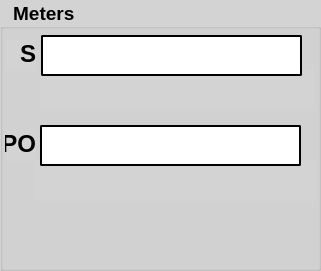
     <widget class="QGroupBox" name="Meter_groupBox">
      <property name="geometry">
       <rect>
        <x>350</x>
        <y>610</y>
        <width>321</width>
        <height>271</height>
       </rect>
      </property>
      <property name="font">
       <font>
        <pointsize>14</pointsize>
        <bold>true</bold>
       </font>
      </property>
      <property name="styleSheet">
       <string notr="true">QWidget{ background-color: lightgray;}</string>
      </property>
      <property name="title">
       <string>  Meters</string>
      </property>
      <widget class="QProgressBar" name="S_meter_progressBar">
       <property name="geometry">
        <rect>
         <x>41</x>
         <y>35</y>
         <width>261</width>
         <height>41</height>
        </rect>
       </property>
       <property name="font">
        <font>
         <family>Liberation Mono</family>
         <pointsize>18</pointsize>
         <bold>true</bold>
        </font>
       </property>
       <property name="styleSheet">
        <string notr="true">QProgressBar {border: 2px solid black; border-radius: 2px; text-align: center; background: white;}
QProgressBar::chunk {background: green; border-radius: 0px; margin: 0px;}</string>
       </property>
       <property name="maximum">
        <number>255</number>
       </property>
       <property name="value">
        <number>0</number>
       </property>
       <property name="alignment">
        <set>Qt::AlignmentFlag::AlignLeading|Qt::AlignmentFlag::AlignLeft|Qt::AlignmentFlag::AlignVCenter</set>
       </property>
       <property name="textVisible">
        <bool>true</bool>
       </property>
       <property name="orientation">
        <enum>Qt::Orientation::Horizontal</enum>
       </property>
       <property name="format">
        <string/>
       </property>
       <property name="peak" stdset="0">
        <number>0</number>
       </property>
       <property name="average" stdset="0">
        <number>0</number>
       </property>
       <property name="hold" stdset="0">
        <number>0</number>
       </property>
       <property name="samples" stdset="0">
        <cstring></cstring>
       </property>
      </widget>
      <widget class="QLabel" name="S_meter_label_1">
       <property name="geometry">
        <rect>
         <x>40</x>
         <y>70</y>
         <width>274</width>
         <height>41</height>
        </rect>
       </property>
       <property name="text">
        <string/>
       </property>
       <property name="pixmap">
        <pixmap resource="resources.qrc">:/data/resources/meter_S_grid.png</pixmap>
       </property>
       <property name="scaledContents">
        <bool>true</bool>
       </property>
      </widget>
      <widget class="QLabel" name="S_meter_label_2">
       <property name="geometry">
        <rect>
         <x>5</x>
         <y>40</y>
         <width>31</width>
         <height>31</height>
        </rect>
       </property>
       <property name="font">
        <font>
         <pointsize>18</pointsize>
         <bold>true</bold>
        </font>
       </property>
       <property name="text">
        <string>S</string>
       </property>
       <property name="alignment">
        <set>Qt::AlignmentFlag::AlignRight|Qt::AlignmentFlag::AlignTop|Qt::AlignmentFlag::AlignTrailing</set>
       </property>
       <property name="wordWrap">
        <bool>true</bool>
       </property>
      </widget>
      <widget class="QProgressBar" name="PO_meter_progressBar">
       <property name="geometry">
        <rect>
         <x>40</x>
         <y>125</y>
         <width>261</width>
         <height>41</height>
        </rect>
       </property>
       <property name="font">
        <font>
         <family>Liberation Mono</family>
         <pointsize>18</pointsize>
         <bold>true</bold>
        </font>
       </property>
       <property name="styleSheet">
        <string notr="true">QProgressBar {border: 2px solid black; border-radius: 2px; text-align: center; background: white;}
QProgressBar::chunk {background: green; border-radius: 0px; margin: 0px;}</string>
       </property>
       <property name="maximum">
        <number>255</number>
       </property>
       <property name="value">
        <number>0</number>
       </property>
       <property name="alignment">
        <set>Qt::AlignmentFlag::AlignLeading|Qt::AlignmentFlag::AlignLeft|Qt::AlignmentFlag::AlignVCenter</set>
       </property>
       <property name="textVisible">
        <bool>true</bool>
       </property>
       <property name="orientation">
        <enum>Qt::Orientation::Horizontal</enum>
       </property>
       <property name="format">
        <string/>
       </property>
       <property name="peak" stdset="0">
        <number>0</number>
       </property>
       <property name="average" stdset="0">
        <number>0</number>
       </property>
       <property name="hold" stdset="0">
        <number>0</number>
       </property>
      </widget>
      <widget class="QLabel" name="PO_meter_label_2">
       <property name="geometry">
        <rect>
         <x>5</x>
         <y>130</y>
         <width>31</width>
         <height>31</height>
        </rect>
       </property>
       <property name="font">
        <font>
         <pointsize>18</pointsize>
         <bold>true</bold>
        </font>
       </property>
       <property name="text">
        <string>PO</string>
       </property>
       <property name="alignment">
        <set>Qt::AlignmentFlag::AlignRight|Qt::AlignmentFlag::AlignTop|Qt::AlignmentFlag::AlignTrailing</set>
       </property>
       <property name="wordWrap">
        <bool>true</bool>
       </property>
      </widget>
      <widget class="QLabel" name="PO_meter_label_1">
       <property name="geometry">
        <rect>
         <x>34</x>
         <y>160</y>
         <width>282</width>
         <height>41</height>
        </rect>
       </property>
       <property name="text">
        <string/>
       </property>
       <property name="pixmap">
        <pixmap resource="resources.qrc">:/data/resources/meter_PO_grid.png</pixmap>
       </property>
       <property name="scaledContents">
        <bool>true</bool>
       </property>
      </widget>
      <zorder>PO_meter_label_1</zorder>
      <zorder>S_meter_label_1</zorder>
      <zorder>S_meter_progressBar</zorder>
      <zorder>S_meter_label_2</zorder>
      <zorder>PO_meter_progressBar</zorder>
      <zorder>PO_meter_label_2</zorder>
     </widget>
